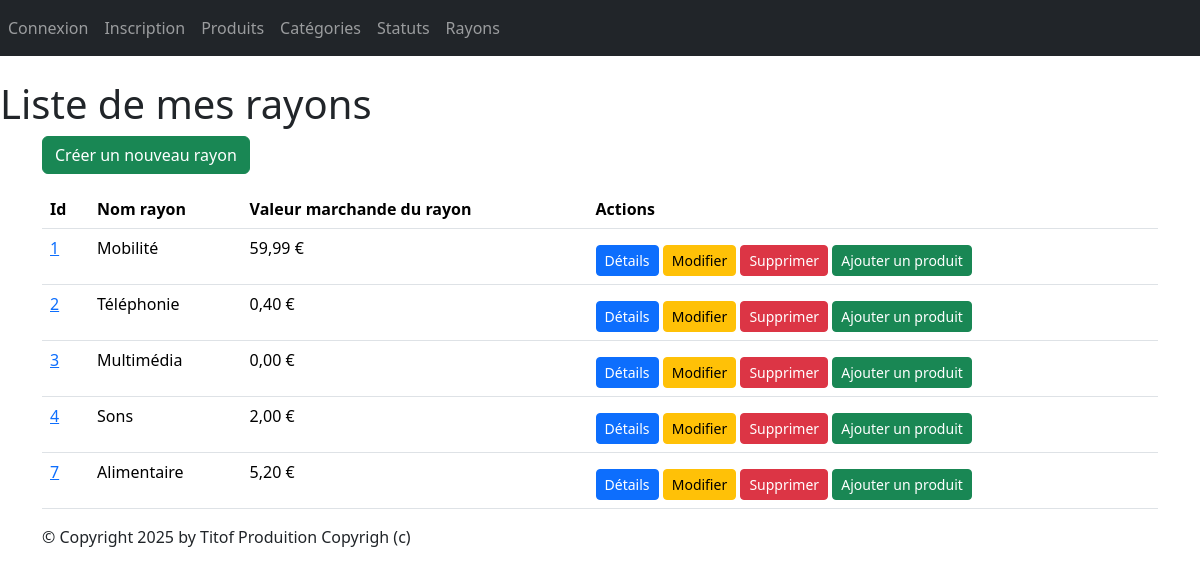
Page /monApp/rayons/ on the committed database.
### monApp/models.py (models this page shows, shortened)
class Rayon(models.Model):
    idRayon = models.AutoField(primary_key=True)
    nomRayon = models.CharField(max_length=200)

### monApp/views.py (the view)
# urls.py: path("rayons/", views.RayonListView.as_view(), name="lst_rayons"),
class RayonListView(ListView):
    model = Rayon
    template_name = "monApp/list_rayons.html"
    context_object_name = "rayons"
    def get_queryset(self):
        return Rayon.objects.prefetch_related(
            Prefetch(
                "contenir",  # related_name de Contenir côté Rayon
                queryset=Contenir.objects.select_related("refProd")
            )
        )
    def get_context_data(self, **kwargs):
        context = super().get_context_data(**kwargs)
        context["titremenu"] = "Liste de mes rayons"
        ryns_dt = []
        for rayon in context['rayons']:
            total_stock = 0
            for c in rayon.contenir.all():  # related_name côté Rayon
                total_stock += c.qte * c.refProd.prixUnitaireProd
            ryns_dt.append({
                'rayon': rayon,
                'total_stock': total_stock
            })
        context['ryns_dt'] = ryns_dt
        return context

### monApp/templates/monApp/list_rayons.html
{% extends 'monApp/base.html' %}
{% block menu %}
    <h1>{{ titremenu }}</h1>
{% endblock %}
{% block contenu %}
<a href="{% url 'crt_rayon' %}" class="btn btn-success mb-3">Créer un nouveau rayon</a>
<table class="table">
    <thead>
        <tr>
            <th>Id</th>
            <th>Nom rayon</th>
            <th>Valeur marchande du rayon</th>
            <th>Actions</th>
        </tr>
    </thead>
    <tbody>
        {% for data in ryns_dt %}
            <tr>
                <td>
                    <a href="{% url 'dtl_rayon' data.rayon.idRayon %}">
                        {{ data.rayon.idRayon }}
                    </a>
                </td>
                <td>{{ data.rayon.nomRayon }}</td>
                <td>{{ data.total_stock|floatformat:2 }} €</td>
                <td>
                    <a href="{% url 'dtl_rayon' data.rayon.idRayon %}" class="btn btn-primary btn-sm mt-2">Détails</a>
                    <a href="{% url 'upd_rayon' data.rayon.idRayon %}" class="btn btn-warning btn-sm mt-2">Modifier</a>
                    <a href="{% url 'dlt_rayon' data.rayon.idRayon %}" class="btn btn-danger btn-sm mt-2">Supprimer</a>
                    <a href="{% url 'crt_contenir' data.rayon.idRayon %}" class="btn btn-success btn-sm mt-2">Ajouter un produit</a>
                </td>
            </tr>
        {% endfor %}
    </tbody>
</table>
{% endblock %}

### static/styles.css (style rules this page uses)
h1 { color:red }

### rows in the picture
Rayon: rayon.idRayon "1", rayon.nomRayon "Mobilité", total_stock "59,99"
Rayon: rayon.idRayon "2", rayon.nomRayon "Téléphonie", total_stock "0,40"
Rayon: rayon.idRayon "3", rayon.nomRayon "Multimédia", total_stock "0,00"
Rayon: rayon.idRayon "4", rayon.nomRayon "Sons", total_stock "2,00"
Rayon: rayon.idRayon "7", rayon.nomRayon "Alimentaire", total_stock "5,20"

### other values in the picture
{{ titremenu }} "Liste de mes rayons"
